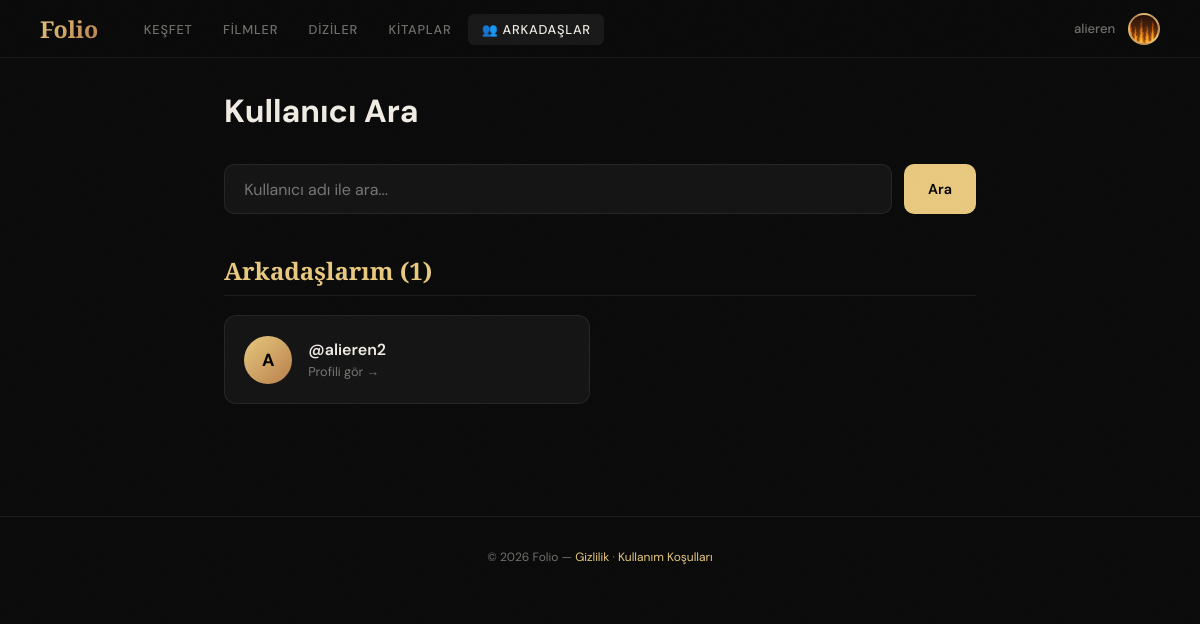
The page /sosyal/ara/ (signed in) on the database as committed earlier.
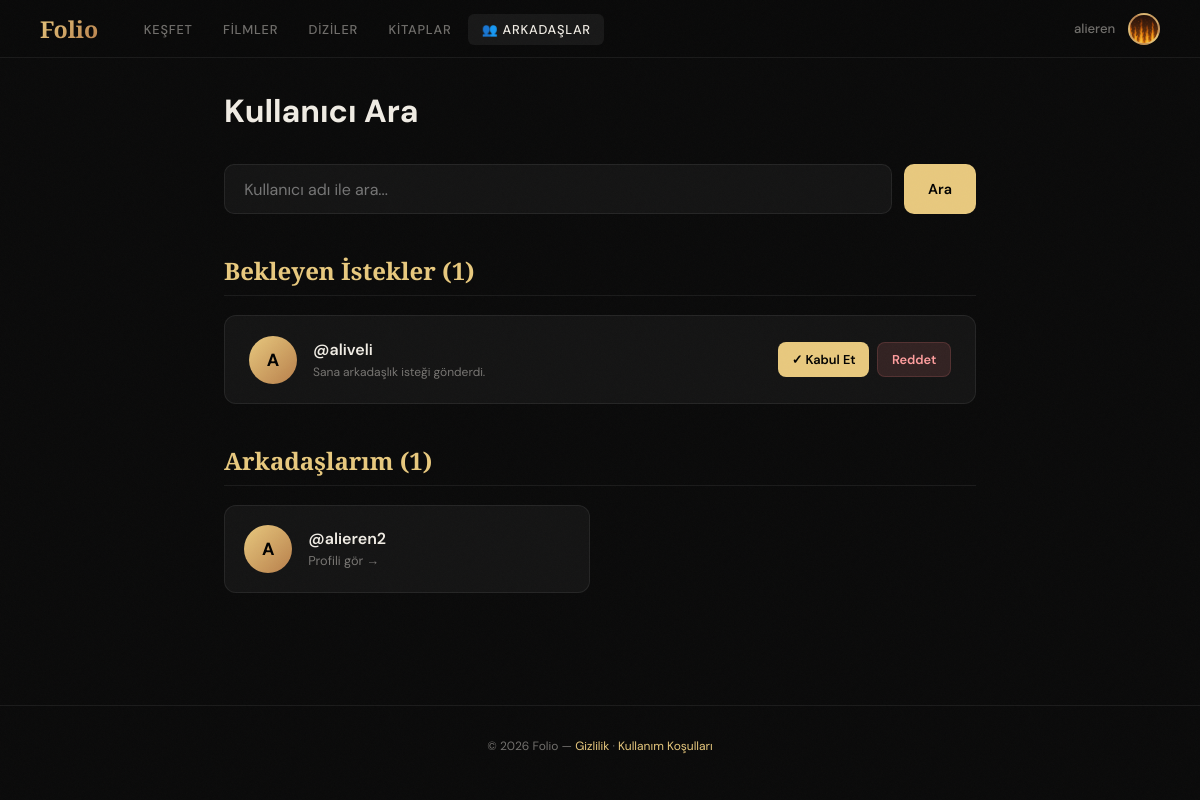
The same page on the database as committed later.
### sosyal/models.py (models this page shows, shortened)
class Profil(models.Model):
    user = models.OneToOneField(User, on_delete=models.CASCADE, related_name='profil')
    ad_soyad = models.CharField(max_length=150, blank=True)
    biyografi = models.TextField(max_length=500, blank=True)
    profil_resmi = models.ImageField(upload_to='profil_resimleri/', blank=True, null=True)

class ArkadashlikIstegi(models.Model):
    DURUM_CHOICES = [
        ('beklemede', 'Beklemede'),
        ('kabul_edildi', 'Kabul Edildi'),
        ('reddedildi', 'Reddedildi'),
    ]
    gonderen = models.ForeignKey(User, on_delete=models.CASCADE, related_name='gonderilen_istekler')
    alici = models.ForeignKey(User, on_delete=models.CASCADE, related_name='alinan_istekler')
    durum = models.CharField(max_length=20, choices=DURUM_CHOICES, default='beklemede')
    tarih = models.DateTimeField(auto_now_add=True)
    class Meta:
        unique_together = ('gonderen', 'alici')

### sosyal/views.py (the view, shortened to what this page needs)
# urls.py: path('ara/', views.kullanici_ara_view, name='kullanici_ara'),
@login_required(login_url='login')
def kullanici_ara_view(request):
    query = request.GET.get('q', '').strip()
    sonuclar = []
    if query:
        sonuclar = User.objects.filter(
            username__icontains=query
        ).exclude(id=request.user.id)
    sonuclar_durum = []
    bekleyen_istekler = []
    arkadaslar = []
    if not query:
        bekleyen_istekler = ArkadashlikIstegi.objects.filter(
            alici=request.user,
            durum='beklemede'
        ).order_by('-tarih')
        arkadasliklar = ArkadashlikIstegi.objects.filter(
            Q(gonderen=request.user) | Q(alici=request.user),
            durum='kabul_edildi'
        )
        for a in arkadasliklar:
            if a.gonderen == request.user:
                arkadaslar.append(a.alici)
            else:
                arkadaslar.append(a.gonderen)
    return render(request, 'sosyal/kullanici_ara.html', {
        'query': query,
        'sonuclar': sonuclar_durum,
        'bekleyen_istekler': bekleyen_istekler,
        'arkadaslar': arkadaslar,
    })

### templates/sosyal/kullanici_ara.html (shortened to what this page needs)
{% extends 'base.html' %}
{% block content %}
<div class="container">
  <h1>Kullanıcı Ara</h1>
  <form method="GET" class="search-form">
    <input
      type="text"
      name="q"
      value="{{ query }}"
      placeholder="Kullanıcı adı ile ara..."
      class="search-input"
      autofocus
    />
    <button type="submit" class="search-btn">Ara</button>
  </form>
  {% if query %}
    {% if sonuclar %}
      <div class="sonuc-liste">
        {% for s in sonuclar %}
          <div class="sonuc-kart">
            <div class="kullanici-bilgi">
              <div class="avatar">
                {% if s.kullanici.profil.profil_resmi %}
                  <img src="{{ s.kullanici.profil.profil_resmi.url }}" style="width: 100%; height: 100%; object-fit: cover; border-radius: 50%;">
                {% else %}
                  {{ s.kullanici.username|first|upper }}
                {% endif %}
              </div>
              <div>
                <p class="username">@{{ s.kullanici.username }}</p>
                <a href="{% url 'kullanici_profil' s.kullanici.id %}" class="profil-link">Profili gör →</a>
              </div>
            </div>
            <div>
              {% if s.durum == 'arkadas' %}
                <span class="btn-istek btn-arkadas">✓ Arkadaşsınız</span>
              {% elif s.durum == 'istek_gonderildi' %}
                <span class="btn-istek btn-beklemede">İstek Gönderildi</span>
              {% elif s.durum == 'istek_alindi' %}
                <a href="{% url 'istek_kabul' s.istek.id %}" class="btn-istek btn-istek-alindi">✓ İsteği Kabul Et</a>
              {% else %}
                <a href="{% url 'arkadas_istegi_gonder' s.kullanici.id %}" class="btn-istek btn-gonder">+ Arkadaş Ekle</a>
              {% endif %}
            </div>
          </div>
        {% endfor %}
      </div>
    {% else %}
      <div class="bos-mesaj">
        <p>"<strong>{{ query }}</strong>" için kullanıcı bulunamadı.</p>
      </div>
    {% endif %}
  {% else %}
    {% if bekleyen_istekler %}
      <div class="social-section">
        <h2>Bekleyen İstekler ({{ bekleyen_istekler|length }})</h2>
        <div class="sonuc-liste" style="margin-bottom: 2rem;">
          {% for istek in bekleyen_istekler %}
            <div class="sonuc-kart">
              <div class="kullanici-bilgi">
                <div class="avatar">
                  {% if istek.gonderen.profil.profil_resmi %}
                    <img src="{{ istek.gonderen.profil.profil_resmi.url }}" style="width: 100%; height: 100%; object-fit: cover; border-radius: 50%;">
                  {% else %}
                    {{ istek.gonderen.username|first|upper }}
                  {% endif %}
                </div>
                <div>
                  <p class="username">@{{ istek.gonderen.username }}</p>
                  <span style="font-size: 0.75rem; color: var(--muted);">Sana arkadaşlık isteği gönderdi.</span>
                </div>
              </div>
              <div class="btn-action-group">
                <a href="{% url 'istek_kabul' istek.id %}" class="btn-action btn-accept">✓ Kabul Et</a>
                <a href="{% url 'istek_reddet' istek.id %}" class="btn-action btn-reject">Reddet</a>
              </div>
            </div>
          {% endfor %}
        </div>
      </div>
    {% endif %}
    <div class="social-section">
      <h2>Arkadaşlarım ({{ arkadaslar|length }})</h2>
      {% if arkadaslar %}
        <div class="social-grid">
          {% for arkadas in arkadaslar %}
            <div class="friend-card">
              <div class="kullanici-bilgi">
                <div class="avatar">
                  {% if arkadas.profil.profil_resmi %}
                    <img src="{{ arkadas.profil.profil_resmi.url }}" style="width: 100%; height: 100%; object-fit: cover; border-radius: 50%;">
                  {% else %}
                    {{ arkadas.username|first|upper }}
                  {% endif %}
                </div>
                <div>
                  <p class="username">@{{ arkadas.username }}</p>
                  <a href="{% url 'kullanici_profil' arkadas.id %}" class="profil-link">Profili gör →</a>
                </div>
              </div>
            </div>
          {% endfor %}
        </div>
      {% else %}
        <div class="bos-mesaj" style="padding: 2rem 1rem;">
          <p>Henüz eklenmiş bir arkadaşınız yok.</p>
          <p style="font-size: 0.85rem; margin-top: 0.5rem; color: var(--muted2);">Yukarıdaki arama çubuğunu kullanarak diğer kullanıcıları bulabilir ve arkadaşlık isteği gönderebilirsiniz.</p>
        </div>
      {% endif %}
    </div>
  {% endif %}
</div>
{% endblock %}

### templates/base.html (shortened to what this page needs)
<!DOCTYPE html>
<html lang="tr">
<head>
</head>
<body>
{% if request.user.is_authenticated %}
<nav>
  <a href="{% url 'dashboard' %}" class="nav-logo">Folio</a>
  <ul class="nav-links">
    <li><a href="{% url 'dashboard' %}" id="nav-kesfet">Keşfet</a></li>
    <li><a href="{% url 'filmler' %}" id="nav-filmler">Filmler</a></li>
    <li><a href="{% url 'diziler' %}" id="nav-diziler">Diziler</a></li>
    <li><a href="{% url 'kitaplar' %}" id="nav-kitaplar">Kitaplar</a></li>
    <li><a href="{% url 'kullanici_ara' %}" id="nav-sosyal">👥 Arkadaşlar</a></li>
  </ul>
  <div class="nav-right">
    <span class="nav-username">{{ user.username }}</span>
    <div class="profile-dropdown-container">
      <div class="nav-avatar" id="navAvatarBtn" title="{{ user.username }}">
        {% if user.profil.profil_resmi %}
          <img src="{{ user.profil.profil_resmi.url }}" style="width: 100%; height: 100%; object-fit: cover; border-radius: 50%;">
        {% else %}
          {{ user.username|slice:":2"|upper }}
        {% endif %}
      </div>
    </div>
  </div>
</nav>
{% endif %}
{% block content %}{% endblock %}
{% if request.user.is_authenticated %}
<footer>
  <p>© 2026 Folio — <a href="#">Gizlilik</a> · <a href="#">Kullanım Koşulları</a></p>
</footer>
{% endif %}
</body>
</html>

Rows that differ between the two databases and show on the page:
added ArkadashlikIstegi: gonderen.username|first "A", gonderen.username "aliveli"
Other text that changed with them:
{{ bekleyen_istekler|length }}: (not shown) → "1"
text now shown: "Bekleyen İstekler ( )"
